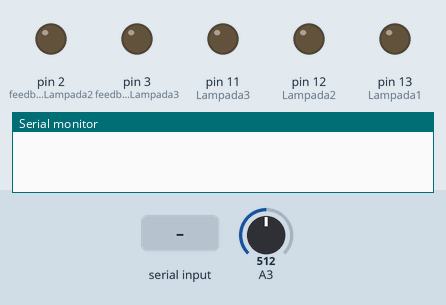
This sketch was run on a simulated Arduino Uno, built with avr-gcc and run on an emulated ATmega328P. On the bench: output pins drawn as LEDs (lit = HIGH), the last lines printed to the serial monitor. The test bench sets the inputs (shaded band); at power-on: A3 = 512.

Above: at 1.2 s.
1.3 s: "W" received over Serial
At 2.2 s:
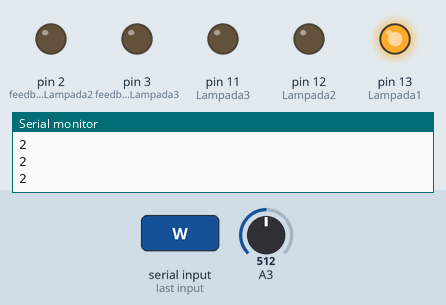
2.8 s: "S" received over Serial
At 3.4 s:
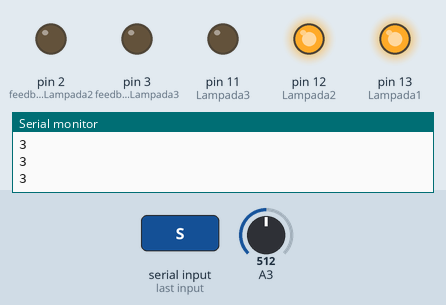
4.3 s: "Y" received over Serial
At 5.5 s:
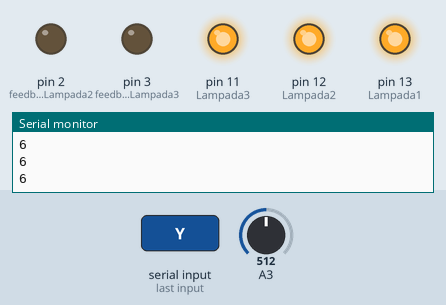
5.8 s: "Q" received over Serial
At 6.8 s:
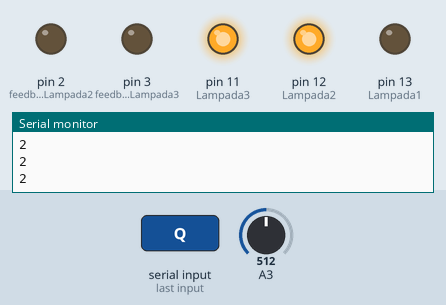
7.3 s: "A" received over Serial
At 8.0 s:
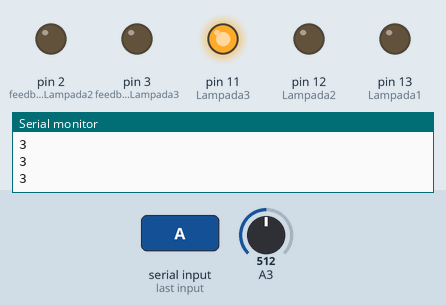
8.8 s: "X" received over Serial
At 9.1 s:
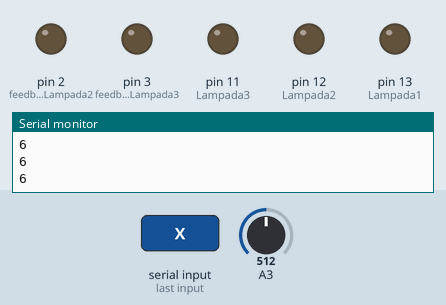
Timing chart, 0 to 11.3 s (numbered marks = the images above; inputs shaded):
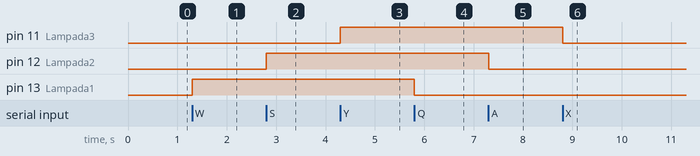

The sketch:

AndroidControl.ino
```cpp
// Pin 13 has an LED connected on most Arduino boards.
// give it a name:

int tempoDelay = 100;//10000;

//Variaveis Feedback do Servidor
int feedbackLampada1 = 1;
int feedbackLampada2 = 2;
int feedbackLampada3 = 3;

//Variaveis de nsor
int led8 = 8;
int led9 = 9;
int led10 = 10;

//Comando do Servidor
int Lampada1 = 13;
int Lampada2 = 12;
int Lampada3= 11;


int tempoLigado =0;
int tempoDesligado = 500;
char tecla;

// the setup routine runs once when you press reset:
void setup()
  {
  // initialize the digital pin as an output.
  pinMode(Lampada3, OUTPUT);
  pinMode(Lampada2, OUTPUT);
  pinMode(Lampada1, OUTPUT);

  pinMode(feedbackLampada1, OUTPUT);
  pinMode(feedbackLampada2, OUTPUT);
  pinMode(feedbackLampada3, OUTPUT);
  Serial.begin(9600);
  }

// the loop routine runs over and over again forever:
void loop()
  {
   //Serial.write(1);
   tecla = NULL;
   int variacao;
  //getTecla();
  if(Serial.available()>0)
    {
    tecla = Serial.read();
    }


//**********************************************************Lampada 1********************************************************************************
  if(tecla == 81)//Q Desliga
    {
     digitalWrite(Lampada1, LOW);   // turn the LED on (HIGH is the voltage level)
     int ldr1=0;
  //   delay(100);
  //   ldr1 = analogRead(A1);
     if(ldr1 >= 400)
       {
       for (int tempo = 0; tempo <= tempoDelay; tempo++)
         {
          Serial.println(1);
          }
       }
     else
       {
       for (int tempo = 0; tempo <= tempoDelay; tempo++)
          {
          Serial.println(2);
          }
       }
    }
  if(tecla == 87)//W Liga
    {
    digitalWrite(Lampada1, HIGH);   // turn the LED on (HIGH is the voltage level)
 //    delay(100);
     int ldr1=0;
 //    ldr1 = analogRead(A1);
     if(ldr1 >= 400)
       {
        for (int tempo = 0; tempo <= tempoDelay; tempo++)
          {
          Serial.println(1);
          }
       }
     else
       {
       for (int tempo = 0; tempo <= tempoDelay; tempo++)
          {
          Serial.println(2);
          }
       }
    }


//**********************************************************Lampada 2********************************************************************************
  if(tecla == 65)//A Desliga
    {
     digitalWrite(Lampada2, LOW);   // turn the LED on (HIGH is the voltage level)
 //    delay(100);
     int ldr1=0;
  //   ldr1 = analogRead(A2);
     if(ldr1 >= 400)
       {
       for (int tempo = 0; tempo <= tempoDelay; tempo++)
         {
          Serial.println(4);
          }
       }
     else
       {
       for (int tempo = 0; tempo <= tempoDelay; tempo++)
          {
          Serial.println(3);
          }
       }
    }
  if(tecla == 83)//S Liga
    {
     digitalWrite(Lampada2, HIGH);   // turn the LED on (HIGH is the voltage level)
//     delay(100);
      int ldr1=0;
 //    ldr1 = analogRead(A2);
     if(ldr1 >= 400)
       {
       for (int tempo = 0; tempo <= tempoDelay; tempo++)
         {
          Serial.println(4);
          }
       }
     else
       {
       for (int tempo = 0; tempo <= tempoDelay; tempo++)
          {
          Serial.println(3);
          }
       }
    }


//**********************************************************Lampada 3********************************************************************************
  if(tecla == 88)//X Desliga
    {
     digitalWrite(Lampada3, LOW);   // turn the LED on (HIGH is the voltage level)
      int ldr1=0;
     for (int tempo1 = 0; tempo1 <= 100; tempo1++){ldr1 = analogRead(A3);}
     if(ldr1 >= 400)
       {
       for (int tempo = 0; tempo <= tempoDelay; tempo++)
         {
          Serial.println(6);
          }
       }
     else
       {
       for (int tempo = 0; tempo <= tempoDelay; tempo++)
          {
          Serial.println(5);
          }
       }
    }
  if(tecla == 89)//Y Liga
    {

     digitalWrite(Lampada3, HIGH);   // turn the LED on (HIGH is the voltage level)
     int ldr1=0;
     for (int tempo1 = 0; tempo1 <= 100; tempo1++){ldr1 = analogRead(A3);}
     if(ldr1 >= 400)
       {
       for (int tempo = 0; tempo <= tempoDelay; tempo++)
         {
          Serial.println(6);
          }
       }
     else
       {
       for (int tempo = 0; tempo <= tempoDelay; tempo++)
          {
          Serial.println(5);
          }
       }
    }

 }
```

Measured:
- after the input at 1.3 s, pin 13 (Lampada1): LOW → HIGH at once
- after the input at 2.8 s, pin 12 (Lampada2): LOW → HIGH at once
- after the input at 4.3 s, pin 11 (Lampada3): LOW → HIGH at once
- after the input at 5.8 s, pin 13 (Lampada1): HIGH → LOW at once
- after the input at 7.3 s, pin 12 (Lampada2): HIGH → LOW at once
- after the input at 8.8 s, pin 11 (Lampada3): HIGH → LOW at once
